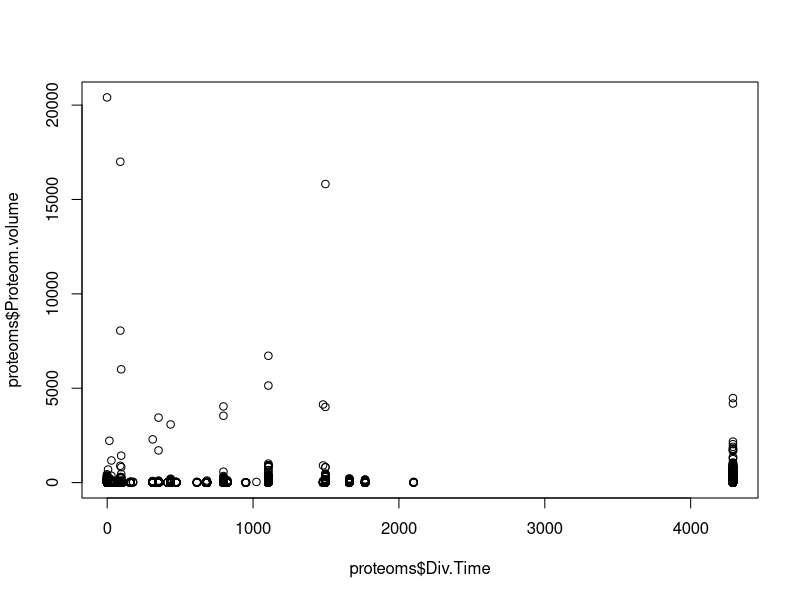
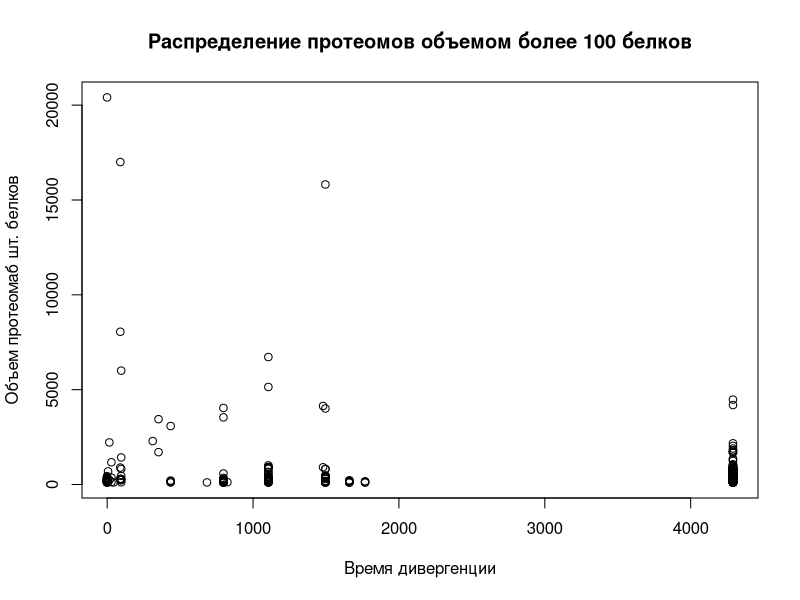
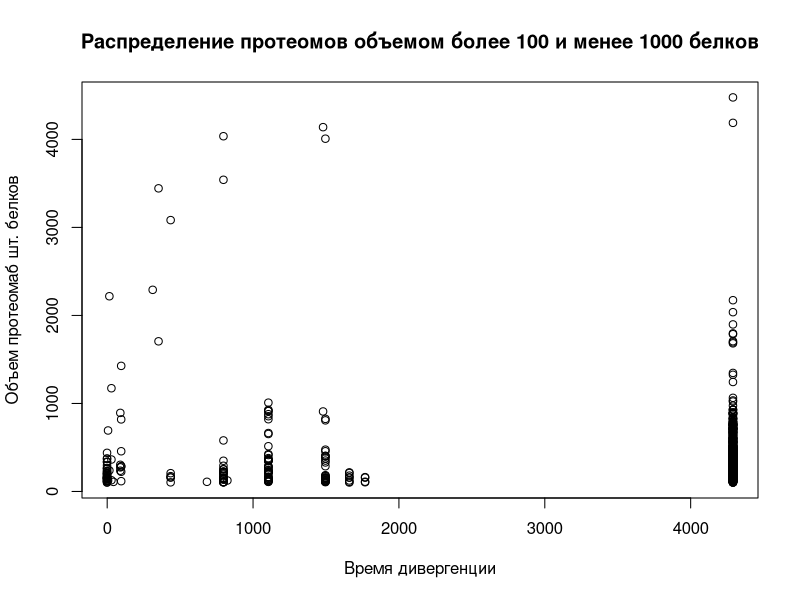

Write the R code that produced these figures, in order.
#statistics about proteoms

options(stringsAsFactors = FALSE)
proteoms <- read.csv2('proteoms_info.csv')
plot(proteoms$Div.Time, proteoms$Proteom.volume)

actual_proteoms <- subset(proteoms, Proteom.volume > 100)
plot(actual_proteoms$Div.Time, actual_proteoms$Proteom.volume,
     main = 'Распределение протеомов объемом более 100 белков',
     ylab = 'Объем протеомаб шт. белков', xlab = 'Время дивергенции')

actual_small <- subset(actual_proteoms, Proteom.volume < 5000)
plot(actual_small$Div.Time, actual_small$Proteom.volume,
     main = 'Распределение протеомов объемом более 100 и менее 1000 белков',
     ylab = 'Объем протеомаб шт. белков', xlab = 'Время дивергенции')